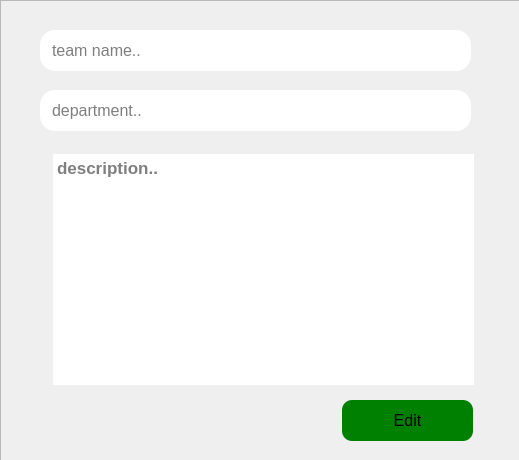
<?xml version="1.0" encoding="UTF-8"?>
<ui version="4.0">
 <class>aboutteam</class>
 <widget class="QWidget" name="aboutteam">
  <property name="geometry">
   <rect>
    <x>0</x>
    <y>0</y>
    <width>519</width>
    <height>460</height>
   </rect>
  </property>
  <property name="windowTitle">
   <string>Form</string>
  </property>
  <widget class="QFrame" name="frame">
   <property name="geometry">
    <rect>
     <x>0</x>
     <y>0</y>
     <width>521</width>
     <height>461</height>
    </rect>
   </property>
   <property name="styleSheet">
    <string notr="true">background:&quot;#1076ab&quot;;</string>
   </property>
   <property name="frameShape">
    <enum>QFrame::StyledPanel</enum>
   </property>
   <property name="frameShadow">
    <enum>QFrame::Raised</enum>
   </property>
   <widget class="QLineEdit" name="name">
    <property name="geometry">
     <rect>
      <x>40</x>
      <y>30</y>
      <width>431</width>
      <height>41</height>
     </rect>
    </property>
    <property name="font">
     <font>
      <pointsize>12</pointsize>
     </font>
    </property>
    <property name="styleSheet">
     <string notr="true">background:&quot;#fbd9b1&quot;;
border:none;
border-radius:15;
padding-left:10;</string>
    </property>
    <property name="text">
     <string/>
    </property>
    <property name="placeholderText">
     <string>team name..</string>
    </property>
   </widget>
   <widget class="QLineEdit" name="department">
    <property name="geometry">
     <rect>
      <x>40</x>
      <y>90</y>
      <width>431</width>
      <height>41</height>
     </rect>
    </property>
    <property name="font">
     <font>
      <pointsize>12</pointsize>
     </font>
    </property>
    <property name="styleSheet">
     <string notr="true">background:&quot;#fbd9b1&quot;;
border:none;
border-radius:15;
padding-left:10;</string>
    </property>
    <property name="placeholderText">
     <string>department..</string>
    </property>
   </widget>
   <widget class="QPushButton" name="create">
    <property name="geometry">
     <rect>
      <x>342</x>
      <y>400</y>
      <width>131</width>
      <height>41</height>
     </rect>
    </property>
    <property name="font">
     <font>
      <pointsize>12</pointsize>
     </font>
    </property>
    <property name="cursor">
     <cursorShape>PointingHandCursor</cursorShape>
    </property>
    <property name="styleSheet">
     <string notr="true">background:green;
border-radius:10;</string>
    </property>
    <property name="text">
     <string>Edit</string>
    </property>
   </widget>
   <widget class="QLabel" name="label">
    <property name="geometry">
     <rect>
      <x>70</x>
      <y>410</y>
      <width>231</width>
      <height>20</height>
     </rect>
    </property>
    <property name="font">
     <font>
      <pointsize>13</pointsize>
      <italic>true</italic>
      <bold>true</bold>
     </font>
    </property>
    <property name="styleSheet">
     <string notr="true">color : red;
</string>
    </property>
    <property name="text">
     <string/>
    </property>
   </widget>
   <widget class="QTextEdit" name="description">
    <property name="geometry">
     <rect>
      <x>43</x>
      <y>154</y>
      <width>431</width>
      <height>231</height>
     </rect>
    </property>
    <property name="font">
     <font>
      <pointsize>13</pointsize>
      <bold>true</bold>
     </font>
    </property>
    <property name="styleSheet">
     <string notr="true">background:&quot;#fbd9b1&quot;;
border:none;
border-radius:15;
padding-left:10;</string>
    </property>
    <property name="html">
     <string>&lt;!DOCTYPE HTML PUBLIC &quot;-//W3C//DTD HTML 4.0//EN&quot; &quot;http://www.w3.org/TR/REC-html40/strict.dtd&quot;&gt;
&lt;html&gt;&lt;head&gt;&lt;meta name=&quot;qrichtext&quot; content=&quot;1&quot; /&gt;&lt;meta charset=&quot;utf-8&quot; /&gt;&lt;style type=&quot;text/css&quot;&gt;
p, li { white-space: pre-wrap; }
hr { height: 1px; border-width: 0; }
li.unchecked::marker { content: &quot;\2610&quot;; }
li.checked::marker { content: &quot;\2612&quot;; }
&lt;/style&gt;&lt;/head&gt;&lt;body style=&quot; font-family:'Segoe UI'; font-size:13pt; font-weight:700; font-style:normal;&quot;&gt;
&lt;p style=&quot;-qt-paragraph-type:empty; margin-top:0px; margin-bottom:0px; margin-left:0px; margin-right:0px; -qt-block-indent:0; text-indent:0px; font-weight:300;&quot;&gt;&lt;br /&gt;&lt;/p&gt;&lt;/body&gt;&lt;/html&gt;</string>
    </property>
    <property name="placeholderText">
     <string>description..</string>
    </property>
   </widget>
  </widget>
 </widget>
 <resources/>
 <connections/>
</ui>
